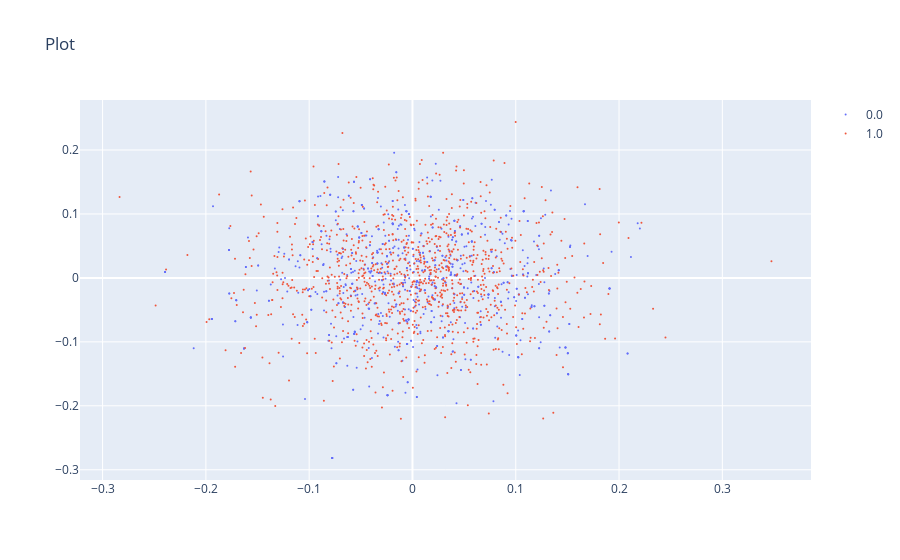

The code cell stored with this chart in its notebook:
### Code cell
seed = 32
data_name = 'swiss_roll_sklearn'
noise_types = ['hi-freq-no-add']
noise_type = 'hi-freq-no-add'
noise_level = 1.
mask_dist = False
data_dict = add_negative_samples(data_dict0.copy(), subset_rate=1., noise_rate=noise_level, seed=seed, noise=noise_type, mask_dists=mask_dist, shell=True)
save_folder = f'../../data/negative_sampling_toy_hi_dim/{mask_dist}/'
pathlib.Path(save_folder).mkdir(parents=True, exist_ok=True)
np.savez(f"{save_folder}/{data_name}.npz", **data_dict)
scatter(data_dict['data'], data_dict['mask_x'], s=2)

### Figure 1 — Plotly figure (JSON) as saved in the notebook; plotly's stock layout.template omitted (floating-point values rounded to 4 significant figures; data arrays with more than 128 entries replaced by an {"elided": "..."} marker saying what was removed)
{"data": [{"marker": {"color": 0, "colorscale": [[0, "#440154"], [0.1111, "#482878"], [0.2222, "#3e4989"], [0.3333, "#31688e"], [0.4444, "#26828e"], [0.5556, "#1f9e89"], [0.6667, "#35b779"], [0.7778, "#6ece58"], [0.8889, "#b5de2b"], [1, "#fde725"]], "opacity": 1, "size": 2}, "mode": "markers", "name": "0.0", "type": "scatter", "x": {"elided": "800 float values"}, "y": {"elided": "800 float values"}}, {"marker": {"color": 1, "opacity": 1, "size": 2}, "mode": "markers", "name": "1.0", "type": "scatter", "x": {"elided": "1000 float values"}, "y": {"elided": "1000 float values"}}], "layout": {"scene": {"xaxis": {"title": {"text": "X"}}, "yaxis": {"title": {"text": "Y"}}}, "showlegend": true, "title": {"text": "Plot"}}}
